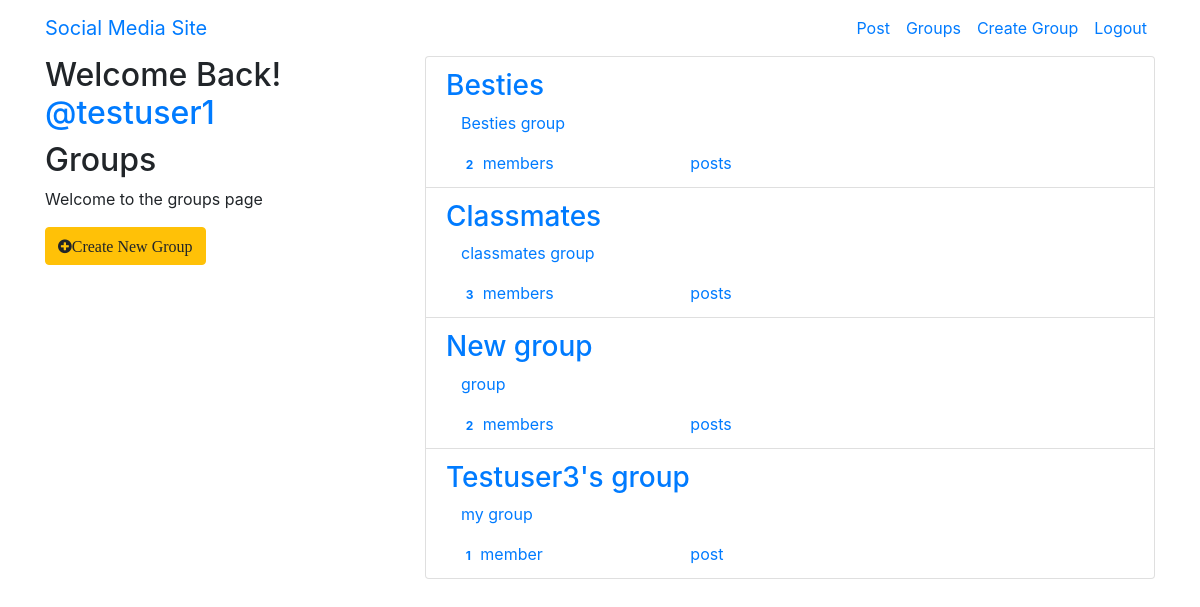
Screenshot of /groups/ (signed in) with the database file from the repository.
### groups/models.py (models this page shows, shortened)
class Group(models.Model):
    name = models.CharField(max_length=255,unique=True)
    slug = models.SlugField(allow_unicode=True,unique=True)
    description = models.TextField(blank=True,default='')
    description_html = models.TextField(editable=False,default='',blank=True)
    members = models.ManyToManyField(User,through='GroupMember')
    class Meta:
        ordering = ['name']

### groups/views.py (the view)
# urls.py: path('',views.ListGroups.as_view(),name='all'),
class ListGroups(generic.ListView):
    model = Group

### groups/templates/groups/group_list.html (shortened to what this page needs)
{% extends "groups/group_base.html" %}
{% block pregroup %}
<div class="col-md-4">
  <div class="content">
    {% if user.is_authenticated %}
      <h2>Welcome Back!
        <a href="{% url 'posts:for_user' username=user.username %}">
        @{{user.username}}
        </a>
      </h2>
    {% endif %}
    <h2>Groups</h2>
    <p>Welcome to the groups page</p>
  </div>
  {% if user.is_authenticated %}
    <a href="{% url 'groups:create' %}" class='btn btn-md btn-fill btn-warning'>
      <span class='fa fa-plus-circle'>Create New Group</span>
    </a>
  {% endif %}
</div>
{% endblock %}
{% block group_content %}
<div class="col-md-8">
  {% for group in object_list %}
    <a class='list-group-item' href="{% url 'groups:single' slug=group.slug %}">
      <h3 class='title list-group-item-heading'>{{group.name}}</h3>
      <div class="list-group-item-text container-fluid">
        {{group.description_html|safe}}
        <div class="row">
          <div class="col-md-4">
            <span class='badge'>{{group.members.count}}</span>
            member{{group.members.count|pluralize}}
          </div>
          <div class="col-md-4">
            post{{group.posts.count|pluralize}}
          </div>
        </div>
      </div>
    </a>
  {% endfor %}
</div>
{% endblock %}

### rows the page displays
Group: name "Besties", description_html "Besties group", members.count "2"
Group: name "Classmates", description_html "classmates group", members.count "3"
Group: name "New group", description_html "group", members.count "2"
Group: name "Testuser3's group", description_html "my group", members.count "1"

### other values shown
{{ user.username }} "testuser1"
